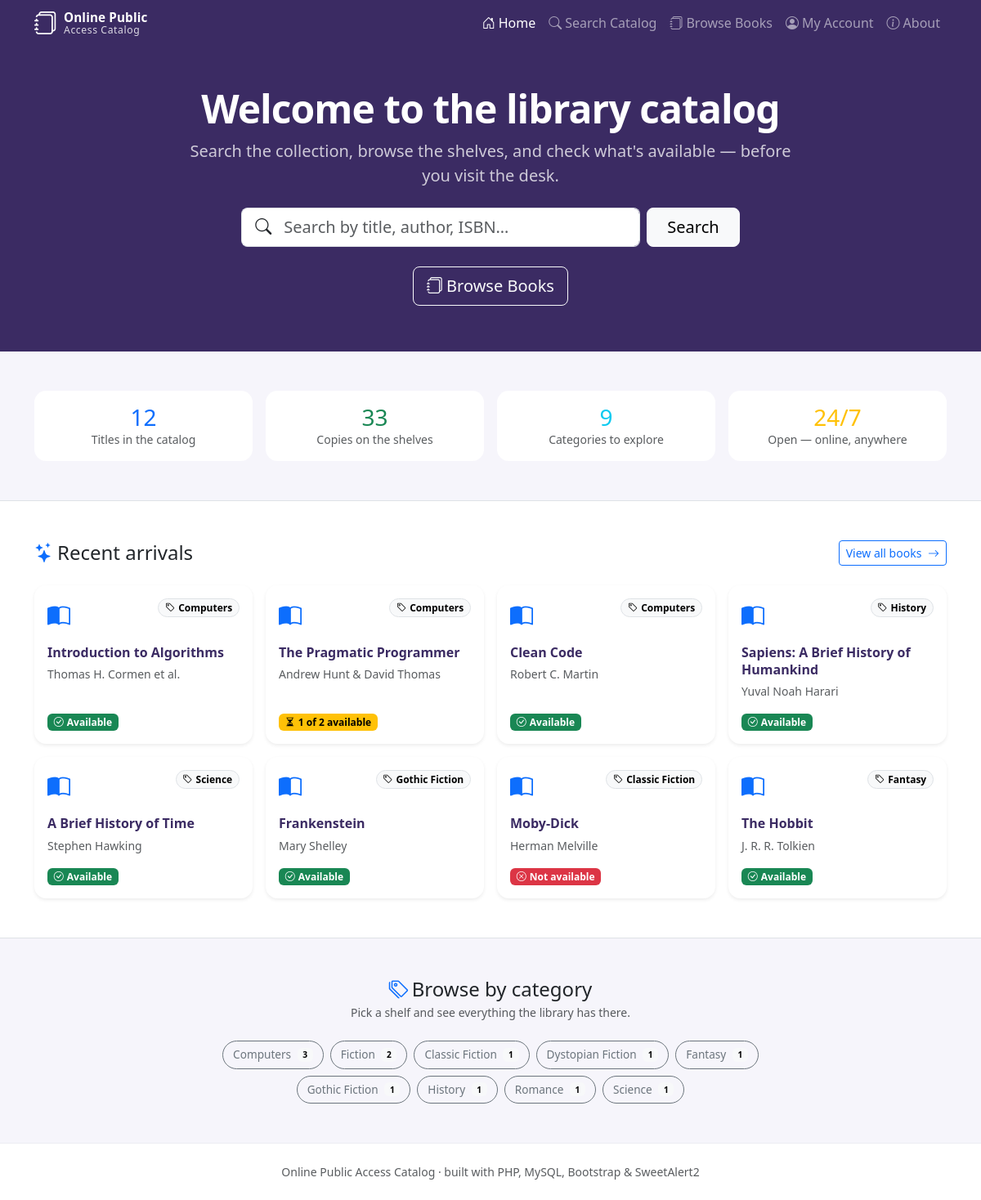
The page / on the database its author committed.
### tables this page shows
CREATE TABLE IF NOT EXISTS `books` (
  `id`               INT UNSIGNED    NOT NULL AUTO_INCREMENT,
  `title`            VARCHAR(255)    NOT NULL,
  `author`           VARCHAR(255)    NOT NULL,
  `isbn`            VARCHAR(20)     DEFAULT NULL,
  `publisher`       VARCHAR(255)    DEFAULT NULL,
  `category`        VARCHAR(100)    DEFAULT NULL,
  `year`            SMALLINT UNSIGNED DEFAULT NULL,
  `copies`          INT UNSIGNED    NOT NULL DEFAULT 1,
  `available_copies` INT UNSIGNED   NOT NULL DEFAULT 1,
  `description`     TEXT            DEFAULT NULL,
  `cover_url`       VARCHAR(500)    DEFAULT NULL,
  `created_at`      TIMESTAMP       NOT NULL DEFAULT CURRENT_TIMESTAMP,
  `updated_at`      TIMESTAMP       NOT NULL DEFAULT CURRENT_TIMESTAMP ON UPDATE CURRENT_TIMESTAMP,
  PRIMARY KEY (`id`),
  KEY `idx_books_author`   (`author`),
  KEY `idx_books_category` (`category`),
  KEY `idx_books_title`    (`title`)
);

### api/includes/config.php (called while the page is built, shortened)
<?php
function db(): PDO
{
    static $pdo = null;
    if ($pdo instanceof PDO) {
        return $pdo;
    }
    $url = (string) getenv('DATABASE_URL');
    if (str_starts_with($url, 'mysql://')) {
        $parts = parse_url($url) ?: [];
        $host = $parts['host'] ?? '127.0.0.1';
        $port = $parts['port'] ?? 3306;
        $name = ltrim($parts['path'] ?? '/opac', '/');
        $dsn  = sprintf('mysql:host=%s;port=%d;dbname=%s;charset=utf8mb4', $host, $port, $name);
        $user = urldecode($parts['user'] ?? 'root');
        $pass = urldecode($parts['pass'] ?? '');
    } elseif ($url !== '') {
        $dsn  = $url;
        $user = getenv('DB_USER') ?: null;
        $pass = getenv('DB_PASS') ?: null;
    } else {
        $dsn  = 'mysql:host=127.0.0.1;port=3306;dbname=opac;charset=utf8mb4';
        $user = 'root';
        $pass = '';
    }
    try {
        $pdo = new PDO($dsn, $user, $pass, [
            PDO::ATTR_ERRMODE            => PDO::ERRMODE_EXCEPTION,
            PDO::ATTR_DEFAULT_FETCH_MODE => PDO::FETCH_ASSOC,
            PDO::ATTR_EMULATE_PREPARES   => false,
        ]);
    } catch (PDOException $e) {
        http_response_code(500);
        $detail = getenv('APP_DEBUG') ? $e->getMessage() : 'Database connection failed. Check DATABASE_URL / MySQL service.';
        if (str_contains($_SERVER['HTTP_ACCEPT'] ?? '', 'application/json')) {
            header('Content-Type: application/json; charset=utf-8');
            echo json_encode(['ok' => false, 'message' => $detail]);
        } else {
            echo '<!doctype html><html lang="en"><body style="font-family:system-ui;padding:3rem">'
               . '<h1>Database error</h1><p>' . htmlspecialchars($detail) . '</p></body></html>';
        }
        exit;
    }
    return $pdo;
}
function base_url(): string
{
    static $base = null;
    if ($base !== null) {
        return $base;
    }
    $docRoot = str_replace('\\', '/', rtrim((string) ($_SERVER['DOCUMENT_ROOT'] ?? ''), '/'));
    $appRoot = str_replace('\\', '/', dirname(__DIR__, 2));
    if ($docRoot !== '' && $appRoot !== '' && str_starts_with($appRoot . '/', $docRoot . '/')) {
        $base = substr($appRoot, strlen($docRoot));
    }
    return $base = ($base === '/' || $base === false) ? '' : (string) $base;
}
function url(string $path = '/'): string
{
    return base_url() . '/' . ltrim($path, '/');
}

### api/includes/helpers.php (the view, shortened to what this page needs)
<?php
function e(?string $value): string
{
    return htmlspecialchars((string) $value, ENT_QUOTES | ENT_SUBSTITUTE, 'UTF-8');
}
function availability(array $book): array
{
    $total = (int) $book['copies'];
    $avail = (int) $book['available_copies'];
    if ($avail <= 0) {
        return ['label' => 'Not available', 'class' => 'danger', 'icon' => 'x-circle'];
    }
    if ($avail < $total) {
        return ['label' => "$avail of $total available", 'class' => 'warning', 'icon' => 'hourglass-split'];
    }
    return ['label' => 'Available', 'class' => 'success', 'icon' => 'check-circle'];
}
function book_card_html(array $book): string
{
    $availability = availability($book);
    $detail = e(url('/book/' . (int) $book['id']));
    $title = e($book['title']);
    $author = e($book['author']);
    $category = $book['category']
        ? '<span class="badge rounded-pill text-bg-light border"><i class="bi bi-tag me-1"></i>' . e($book['category']) . '</span>'
        : '';
    $badge = '<span class="badge text-bg-' . e($availability['class']) . '">'
           . '<i class="bi bi-' . e($availability['icon']) . ' me-1"></i>' . e($availability['label']) . '</span>';
    ?>
    <div class="col">
        <div class="card book-card shadow-sm">
            <div class="card-body">
                <div class="d-flex justify-content-between align-items-start gap-2 mb-2">
                    <i class="bi bi-book-half text-primary fs-3"></i>
                    <?= $category ?>
                </div>
                <a class="book-title text-decoration-none" href="<?= $detail ?>"><?= $title ?></a>
                <div class="text-muted small"><?= $author ?></div>
                <div class="mt-auto pt-2"><?= $badge ?></div>
            </div>
        </div>
    </div>
    <?php
    return (string) ob_get_clean();
}

### api/includes/layout.php (shortened to what this page needs)
<?php
function layout_header(string $title = 'Online Public Access Catalog', array $opts = []): void
{
    $active = (string) ($opts['active'] ?? '');
    $admin  = current_admin();
    $navItems = [
        ['key' => 'home',    'href' => url('/'),        'icon' => 'house-door',    'label' => 'Home'],
        ['key' => 'search',  'href' => url('/search'),  'icon' => 'search',        'label' => 'Search Catalog'],
        ['key' => 'browse',  'href' => url('/browse'),  'icon' => 'journals',      'label' => 'Browse Books'],
        ['key' => 'account', 'href' => url('/account'), 'icon' => 'person-circle', 'label' => 'My Account'],
    ];
    if ($admin === null) {
        $navItems[] = ['key' => 'about', 'href' => url('/about'), 'icon' => 'info-circle', 'label' => 'About'];
    }
    ?>
<!doctype html>
<html lang="en" data-bs-theme="light">
<head>
    <link href="https://cdn.jsdelivr.net/npm/bootstrap@5.3.3/dist/css/bootstrap.min.css" rel="stylesheet">
    <link href="https://cdn.jsdelivr.net/npm/bootstrap-icons@1.11.3/font/bootstrap-icons.min.css" rel="stylesheet">
    <link href="<?= e(url('/assets/css/styles.css')) ?>" rel="stylesheet">
</head>
<body>
<nav class="navbar navbar-expand-lg navbar-dark bg-opac sticky-top">
    <div class="container">
        <a class="navbar-brand d-flex align-items-center gap-2 py-1" href="<?= e(url('/')) ?>">
            <i class="bi bi-journals fs-3 lh-1"></i>
            <span class="brand-text">
                <span class="brand-line">Online Public</span>
                <span class="brand-line brand-line-2">Access Catalog</span>
            </span>
        </a>
        <div class="collapse navbar-collapse" id="mainNav">
            <ul class="navbar-nav ms-auto mb-2 mb-lg-0">
                <?php foreach ($navItems as $item): ?>
                    <li class="nav-item">
                        <a class="nav-link <?= $active === $item['key'] ? 'active' : '' ?>"
                           href="<?= e($item['href']) ?>">
                            <i class="bi bi-<?= e($item['icon']) ?> me-1"></i><?= e($item['label']) ?>
                        </a>
                    </li>
                <?php endforeach; ?>
            </ul>
        </div>
    </div>
</nav>
<main class="flex-grow-1">
    <?php
}
function layout_footer(array $opts = []): void
{
    ?>
</main>
<footer class="site-footer text-center text-muted small py-4 mt-auto">
    Online Public Access Catalog &middot; built with PHP, MySQL, Bootstrap &amp; SweetAlert2
</footer>
</body>
</html>
    <?php
}

### api/index.php (shortened to what this page needs)
<?php
require_once __DIR__ . '/includes/config.php';
require_once __DIR__ . '/includes/helpers.php';
require_once __DIR__ . '/includes/layout.php';
$stats = db()->query(
    'SELECT
        COUNT(*)                             AS titles,
        COALESCE(SUM(copies), 0)             AS copies,
        COUNT(DISTINCT NULLIF(category, "")) AS categories
     FROM books'
)->fetch();
$recent = db()->query('SELECT * FROM books ORDER BY created_at DESC, id DESC LIMIT 8')->fetchAll();
$categories = db()->query(
    'SELECT category, COUNT(*) AS n FROM books
     WHERE category IS NOT NULL AND category <> ""
     GROUP BY category ORDER BY n DESC, category LIMIT 12'
)->fetchAll();
layout_header('Home — Online Public Access Catalog', ['active' => 'home']);
?>
<section class="hero">
    <div class="container">
        <div class="row justify-content-center text-center">
            <div class="col-lg-8">
                <h1 class="display-5 mb-2">Welcome to the library catalog</h1>
                <p class="lead mb-4 opacity-75">
                    Search the collection, browse the shelves, and check what's available — before you visit the desk.
                </p>
                <form class="row g-2 justify-content-center mb-4" action="<?= e(url('/search')) ?>" method="get" role="search">
                    <div class="col-12 col-md-8">
                        <div class="input-group input-group-lg">
                            <span class="input-group-text bg-white border-end-0"><i class="bi bi-search"></i></span>
                            <input type="search" name="q" class="form-control border-start-0 ps-0"
                                   placeholder="Search by title, author, ISBN…" aria-label="Search the catalog">
                        </div>
                    </div>
                    <div class="col-auto">
                        <button type="submit" class="btn btn-light btn-lg px-4">Search</button>
                    </div>
                </form>
                <a href="<?= e(url('/browse')) ?>" class="btn btn-outline-light btn-lg">
                    <i class="bi bi-journals me-1"></i>Browse Books
                </a>
            </div>
        </div>
    </div>
</section>
<section class="container py-5">
    <div class="row g-3 justify-content-center text-center">
        <div class="col-6 col-md-3">
            <div class="card stat-card h-100">
                <div class="card-body">
                    <div class="h3 mb-0 text-primary"><?= (int) $stats['titles'] ?></div>
                    <div class="text-muted small">Titles in the catalog</div>
                </div>
            </div>
        </div>
        <div class="col-6 col-md-3">
            <div class="card stat-card h-100">
                <div class="card-body">
                    <div class="h3 mb-0 text-success"><?= (int) $stats['copies'] ?></div>
                    <div class="text-muted small">Copies on the shelves</div>
                </div>
            </div>
        </div>
        <div class="col-6 col-md-3">
            <div class="card stat-card h-100">
                <div class="card-body">
                    <div class="h3 mb-0 text-info"><?= (int) $stats['categories'] ?></div>
                    <div class="text-muted small">Categories to explore</div>
                </div>
            </div>
        </div>
        <div class="col-6 col-md-3">
            <div class="card stat-card h-100">
                <div class="card-body">
                    <div class="h3 mb-0 text-warning">24/7</div>
                    <div class="text-muted small">Open — online, anywhere</div>
                </div>
            </div>
        </div>
    </div>
</section>
<section class="bg-white border-top border-bottom py-5">
    <div class="container">
        <div class="d-flex align-items-center justify-content-between flex-wrap gap-2 mb-4">
            <h2 class="h4 mb-0">
                <i class="bi bi-stars me-1 text-primary"></i>Recent arrivals
            </h2>
            <a href="<?= e(url('/browse')) ?>" class="btn btn-sm btn-outline-primary">
                View all books <i class="bi bi-arrow-right ms-1"></i>
            </a>
        </div>
        <?php if ($recent): ?>
            <div class="row row-cols-1 row-cols-md-2 row-cols-lg-3 row-cols-xl-4 g-3">
                <?php foreach ($recent as $book): ?>
                    <?= book_card_html($book) ?>
                <?php endforeach; ?>
            </div>
        <?php endif; ?>
    </div>
</section>
<section class="container py-5">
    <div class="row justify-content-center">
        <div class="col-lg-8 text-center">
            <h2 class="h4 mb-1">
                <i class="bi bi-tags me-1 text-primary"></i>Browse by category
            </h2>
            <p class="text-muted small mb-4">Pick a shelf and see everything the library has there.</p>
            <div class="d-flex flex-wrap justify-content-center gap-2">
                <?php foreach ($categories as $cat): ?>
                    <a class="btn btn-outline-secondary rounded-pill category-chip"
                       href="<?= e(url('/browse')) ?>?category=<?= urlencode((string) $cat['category']) ?>">
                        <?= e((string) $cat['category']) ?>
                        <span class="badge text-bg-light ms-1"><?= (int) $cat['n'] ?></span>
                    </a>
                <?php endforeach; ?>
            </div>
        </div>
    </div>
</section>
<?php
layout_footer();

### assets/css/styles.css (style rules this page uses)
:root { --opac-primary: #7c3aed; --opac-dark: #3b2b63; }
body { min-height: 100vh; display: flex; flex-direction: column; background-color: #f6f5fb; }
.bg-opac { background-color: var(--opac-dark); }
.brand-text { display: flex; flex-direction: column; line-height: 1.12; }
.brand-line { font-size: .95rem; font-weight: 700; letter-spacing: .01em; white-space: nowrap; }
.brand-line-2 { font-size: .76rem; font-weight: 500; letter-spacing: .05em; opacity: .82; white-space: nowrap; }
.hero { background-color: var(--opac-dark); color: #fff; padding: 3rem 0 3.5rem; }
.hero h1 { font-weight: 700; letter-spacing: -.02em; }
.book-card { border: 0; border-radius: .9rem; overflow: hidden; transition: transform .15s ease, box-shadow .15s ease; height: 100%; }
.book-card .card-body { display: flex; flex-direction: column; gap: .35rem; }
.book-title { color: var(--opac-dark); font-weight: 600; line-height: 1.3; }
.category-chip { border-radius: 50rem; font-size: .85rem; }
.stat-card { border: 0; border-radius: .9rem; }
.site-footer { background: #fff; border-top: 1px solid #ececf3; }

### rows shown on the page
books: category "Computers", title "Introduction to Algorithms", author "Thomas H. Cormen et al.", label "Available"
books: category "Computers", title "The Pragmatic Programmer", author "Andrew Hunt & David Thomas", available_copies+copies "1 of 2 available"
books: category "Computers", title "Clean Code", author "Robert C. Martin", label "Available"
books: category "History", title "Sapiens: A Brief History of Humankind", author "Yuval Noah Harari", label "Available"
books: category "Science", title "A Brief History of Time", author "Stephen Hawking", label "Available"
books: category "Gothic Fiction", title "Frankenstein", author "Mary Shelley", label "Available"
books: category "Classic Fiction", title "Moby-Dick", author "Herman Melville", label "Not available"
books: category "Fantasy", title "The Hobbit", author "J. R. R. Tolkien", label "Available"

### other values the page prints
$item['label'] "Home"
$item['label'] "Search Catalog"
$item['label'] "Browse Books"
$item['label'] "My Account"
$item['label'] "About"
$stats['titles'] "12"
$stats['copies'] "33"
$stats['categories'] "9"
$cat['category'] "Computers"
$cat['n'] "3"
$cat['category'] "Fiction"
$cat['n'] "2"
$cat['category'] "Classic Fiction"
$cat['n'] "1"
$cat['category'] "Dystopian Fiction"
